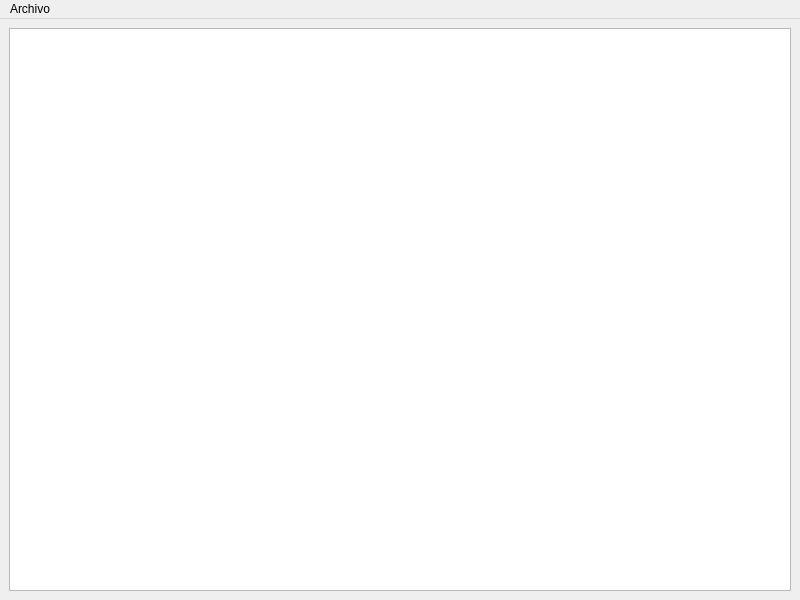
<?xml version="1.0" encoding="UTF-8"?>
<ui version="4.0">
 <class>MainWindow</class>
 <widget class="QMainWindow" name="MainWindow">
  <property name="geometry">
   <rect>
    <x>0</x>
    <y>0</y>
    <width>800</width>
    <height>600</height>
   </rect>
  </property>
  <property name="windowTitle">
   <string>Juego de Ajedrez</string>
  </property>
  <widget class="QWidget" name="centralwidget">
   <layout class="QGridLayout" name="gridLayout">
    <item row="0" column="0">
     <widget class="QGraphicsView" name="graphicsView"/>
    </item>
   </layout>
  </widget>
  <widget class="QMenuBar" name="menubar">
   <property name="geometry">
    <rect>
     <x>0</x>
     <y>0</y>
     <width>800</width>
     <height>27</height>
    </rect>
   </property>
   <widget class="QMenu" name="menuArchivo">
    <property name="title">
     <string>Archivo</string>
    </property>
    <addaction name="actionIniciar"/>
    <addaction name="separator"/>
    <addaction name="actionTerminar"/>
   </widget>
   <addaction name="menuArchivo"/>
  </widget>
  <action name="actionIniciar">
   <property name="text">
    <string>Iniciar Juego</string>
   </property>
  </action>
  <action name="actionTerminar">
   <property name="text">
    <string>Terminar</string>
   </property>
  </action>
 </widget>
 <resources/>
 <connections/>
</ui>
